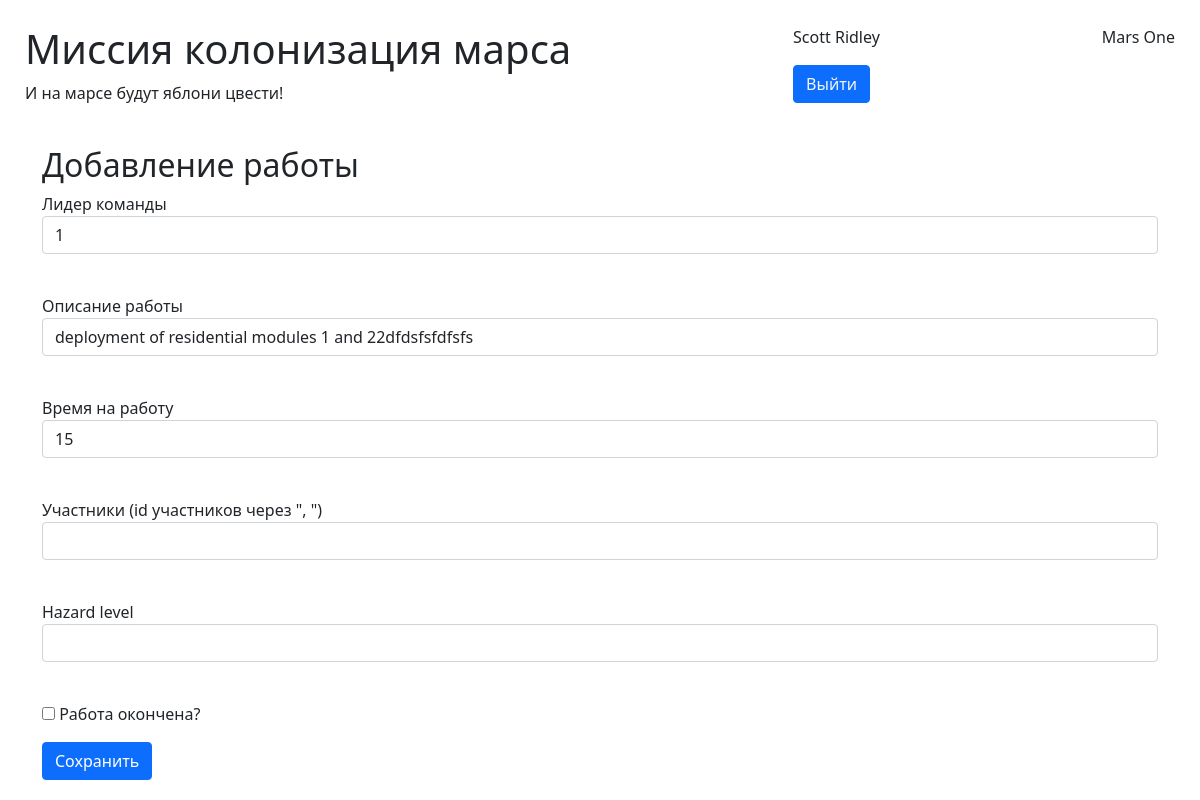
/edit_job?id=1 (signed in), run on the app's committed database.
### data/users.py (models this page shows)
class User(SqlAlchemyBase, UserMixin, SerializerMixin):
    __tablename__ = 'users'
    id = sqlalchemy.Column(sqlalchemy.Integer,
                           primary_key=True, autoincrement=True)
    surname = sqlalchemy.Column(sqlalchemy.String)
    name = sqlalchemy.Column(sqlalchemy.String)
    age = sqlalchemy.Column(sqlalchemy.Integer)
    position = sqlalchemy.Column(sqlalchemy.String)
    speciality = sqlalchemy.Column(sqlalchemy.String)
    address = sqlalchemy.Column(sqlalchemy.String)
    city_from = sqlalchemy.Column(sqlalchemy.String)
    email = sqlalchemy.Column(sqlalchemy.String, unique=True)
    hashed_password = sqlalchemy.Column(sqlalchemy.String)
    modified_date = sqlalchemy.Column(sqlalchemy.DateTime, default=datetime.datetime.now)

### data/jobs.py (models this page shows)
class Jobs(SqlAlchemyBase, SerializerMixin):
    __tablename__ = 'jobs'
    id = sqlalchemy.Column(sqlalchemy.Integer, primary_key=True, autoincrement=True)
    team_leader = sqlalchemy.Column(sqlalchemy.Integer, nullable=False)
    job = sqlalchemy.Column(sqlalchemy.String, nullable=False)
    work_size = sqlalchemy.Column(sqlalchemy.Integer, nullable=False)
    collaborators = sqlalchemy.Column(sqlalchemy.String)
    start_date = sqlalchemy.Column(sqlalchemy.DateTime, default=datetime.datetime.now)
    end_date = sqlalchemy.Column(sqlalchemy.DateTime)
    hazard = sqlalchemy.Column(sqlalchemy.Integer)
    is_finished = sqlalchemy.Column(sqlalchemy.Boolean, nullable=False)

### app.py (the view, shortened to what this page needs)
@app.route('/edit_job', methods=['GET', 'POST'])
@login_required
def edit_job():
    form = JobForm()
    message = ''
    if not request.args.get('id'):
        return redirect(url_for('index'))
    else:
        try:
            work_id = int(request.args.get('id'))
        except ValueError:
            return redirect(url_for('index'))
    work = sess.query(Jobs).filter_by(id=work_id).first()
    user = cur_user()
    if not work or (work.team_leader != user.id and user.id != 1):
        flash('У вас нет прав на редактирования этой работы')
        return redirect(url_for('index'))
    form.team_leader.data = work.team_leader
    form.job.data = work.job
    form.work_size.data = work.work_size
    form.collaborators.data = work.collaborators if work.collaborators else ''
    form.finished.data = work.is_finished
    return render_template('manage_job.html', form=form, user=user, message=message)

### forms/add_job.py
class JobForm(FlaskForm):
    team_leader = IntegerField('Лидер команды', validators=[DataRequired()])
    job = StringField('Описание работы', validators=[DataRequired()])
    work_size = IntegerField('Время на работу', validators=[DataRequired()])
    collaborators = StringField('Участники (id участников через ", ")')
    hazard = IntegerField('Hazard level', validators=[DataRequired()])
    finished = BooleanField('Работа окончена?', default=False)
    submit = SubmitField('Сохранить')

### app.py (called while the page is built)
def cur_user(_id=None):
    if not _id and current_user:
        _id = current_user.get_id()
    return sess.query(User).filter_by(id=_id).first()

@login_manager.user_loader
def load_user(user_id):
    return cur_user(user_id)

### templates/manage_job.html (shortened to what this page needs)
{% extends "base.html" %}
{% block body %}
    <div class="container">
        <h2>Добавление работы</h2>
        <form action="" method="post" enctype="multipart/form-data">
            <p>
                {{ form.team_leader.label }}<br>
                {{ form.team_leader(class="form-control", type="number") }}<br>
            </p>
            <p>
                {{ form.job.label }}<br>
                {{ form.job(class="form-control", type="text") }}<br>
            </p>
            <p>
                {{ form.work_size.label }}<br>
                {{ form.work_size(class="form-control", type="number") }}<br>
            </p>
            <p>
                {{ form.collaborators.label }}<br>
                {{ form.collaborators(class="form-control", type="text") }}<br>
            </p>
            <p>
                {{ form.hazard.label }}<br>
                {{ form.hazard(class="form-control", type="number") }}<br>
            </p>
            <p>
                {{ form.finished(type="checkbox") }}
                {{ form.finished.label }}<br>
            </p>
            <p>{{ form.submit(type="submit", class="btn btn-primary") }}</p>
        </form>
    </div>
{% endblock %}

### templates/base.html (shortened to what this page needs)
<!DOCTYPE html>
<html lang="en">
<head>
    {% block head%}
    <link href="https://cdn.jsdelivr.net/npm/bootstrap@5.1.3/dist/css/bootstrap.min.css" rel="stylesheet">
    <link rel="stylesheet" href="{{css|safe}}">
    <link rel="stylesheet" href="{{url_for('static', filename='css/base.css')}}">
    {% endblock %}
</head>
<body>
    <header class="header">
        <div class="info">
            <h1>Миссия колонизация марса</h1>
            <p>И на марсе будут яблони цвести!</p>
        </div>
        <div class="center">
            {% if user %}
            <p>{{user.surname}} {{user.name}}</p>
            <a href="/logout" class="btn btn-primary" style="user-select: none; text-decoration: none; color: whitesmoke;">Выйти</a>
            {% else %}
            <a href="/login" class="btn btn-primary" style="user-select: none; text-decoration: none; color: whitesmoke;">Войти</a>
            <a href="/register" class="btn btn-primary" style="user-select: none; text-decoration: none; color: whitesmoke;">Регистрация</a>
            {% endif %}
        </div>
        <div class="mars-one">
            <p>Mars One</p>
        </div>
    </header>
    {% block body %}
    {% endblock %}
</body>
</html>

### static/css/base.css (style rules this page uses)
header { display: flex; justify-content: space-between; width: 100%; height: fit-content; padding: 25px; }

### data on the page
User: surname "Scott", name "Ridley"
Jobs: team_leader "1", job "deployment of residential modules 1 and 22dfdsfsfdfsfs", work_size "15"
